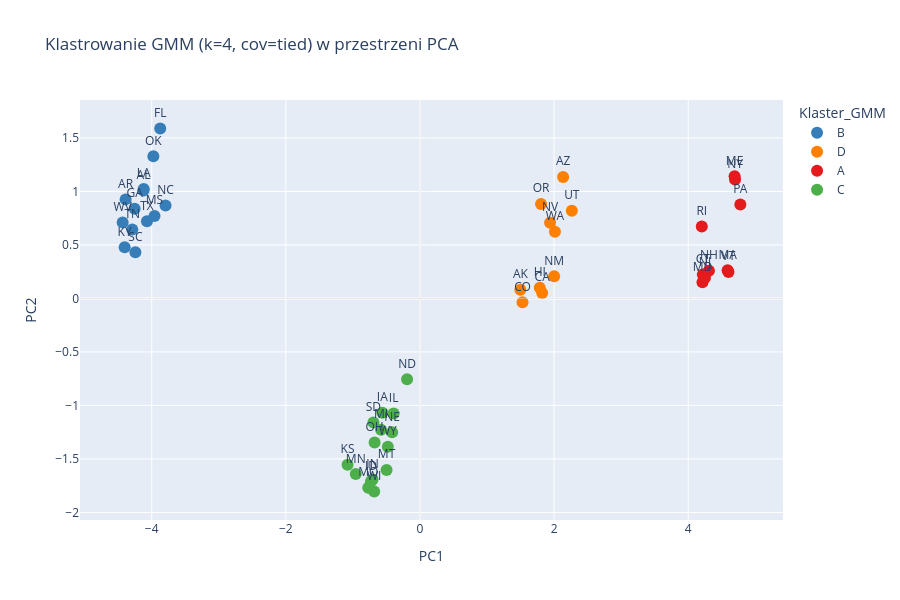

The cell this chart's notebook holds for it:
### Code cell
df_pca['Klaster_GMM'] = df_state['Klaster_GMM'].values
CLUSTER_PALETTE = {ascii_uppercase[i]: BASE_CLUSTER_COLORS[i] for i in range(len(BASE_CLUSTER_COLORS))}
fig_gmm = px.scatter(
    df_pca,
    x='PC1',
    y='PC2',
    text='LocationAbbr',
    color='Klaster_GMM',
    color_discrete_map=CLUSTER_PALETTE,
    hover_data=['LocationDesc', 'Obesity', 'NoActivity', 'Region'],
    title=f"Klastrowanie GMM (k={int(best_gmm_params['n_components'])}, cov={best_gmm_params['covariance']}) w przestrzeni PCA",
    height=600,
)
fig_gmm.update_traces(
    textposition='top center', selector=dict(mode='markers+text'), marker=dict(size=12)
)
fig_gmm.add_hline(y=0, line_width=0.5, line_color='lightgray')
fig_gmm.add_vline(x=0, line_width=0.5, line_color='lightgray')
fig_gmm.update_layout(legend_title_text='Klaster_GMM')
fig_gmm.show(config=config)

### Figure 1 — Plotly figure (JSON) as saved in the notebook; plotly's stock layout.template omitted (floating-point values rounded to 4 significant figures)
{"data": [{"customdata": [["Alabama", 31.32, 26.59, "South"], ["Arkansas", 31.93, 27.7, "South"], ["Florida", 31.54, 27.35, "South"], ["Georgia", 31.88, 27.81, "South"], ["Kentucky", 30.8, 27.77, "South"], ["Louisiana", 31.38, 28.02, "South"], ["Mississippi", 30.92, 27.38, "South"], ["North Carolina", 30.73, 27.98, "South"], ["Oklahoma", 30.68, 27.56, "South"], ["South Carolina", 30.89, 28.3, "South"], ["Tennessee", 30.59, 28.51, "South"], ["Texas", 30.81, 27.48, "South"], ["West Virginia", 31.38, 28.63, "South"]], "hovertemplate": "Klaster_GMM=B<br>PC1=%{x}<br>PC2=%{y}<br>LocationAbbr=%{text}<br>LocationDesc=%{customdata[0]}<br>Obesity=%{customdata[1]}<br>NoActivity=%{customdata[2]}<br>Region=%{customdata[3]}<extra></extra>", "legendgroup": "B", "marker": {"color": "#377EB8", "size": 12, "symbol": "circle"}, "mode": "markers+text", "name": "B", "orientation": "v", "showlegend": true, "text": ["AL", "AR", "FL", "GA", "KY", "LA", "MS", "NC", "OK", "SC", "TN", "TX", "WV"], "textposition": "top center", "type": "scatter", "x": [-4.123, -4.389, -3.873, -4.255, -4.403, -4.119, -3.958, -3.794, -3.975, -4.243, -4.29, -4.071, -4.433], "xaxis": "x", "y": [1.009, 0.9255, 1.588, 0.8375, 0.4787, 1.023, 0.771, 0.869, 1.33, 0.4321, 0.6431, 0.7203, 0.7106], "yaxis": "y"}, {"customdata": [["Alaska", 20.02, 17.56, "West"], ["Arizona", 19.77, 16.51, "West"], ["California", 20.78, 16.37, "West"], ["Colorado", 21.17, 16.19, "West"], ["Hawaii", 21.31, 15.77, "West"], ["Nevada", 21.09, 16.75, "West"], ["New Mexico", 20.71, 16.11, "West"], ["Oregon", 21.46, 18.61, "West"], ["Utah", 20.46, 16.76, "West"], ["Washington", 20.47, 17.92, "West"]], "hovertemplate": "Klaster_GMM=D<br>PC1=%{x}<br>PC2=%{y}<br>LocationAbbr=%{text}<br>LocationDesc=%{customdata[0]}<br>Obesity=%{customdata[1]}<br>NoActivity=%{customdata[2]}<br>Region=%{customdata[3]}<extra></extra>", "legendgroup": "D", "marker": {"color": "#FF7F00", "size": 12, "symbol": "circle"}, "mode": "markers+text", "name": "D", "orientation": "v", "showlegend": true, "text": ["AK", "AZ", "CA", "CO", "HI", "NV", "NM", "OR", "UT", "WA"], "textposition": "top center", "type": "scatter", "x": [1.497, 2.135, 1.822, 1.529, 1.786, 1.94, 2.001, 1.805, 2.265, 2.013], "xaxis": "x", "y": [0.08145, 1.135, 0.05123, -0.03537, 0.09996, 0.707, 0.2063, 0.8825, 0.8186, 0.6223], "yaxis": "y"}, {"customdata": [["Connecticut", 18.83, 15.47, "Northeast"], ["Maine", 19.79, 15.01, "Northeast"], ["Maryland", 19.78, 14.89, "South"], ["Massachusetts", 18.03, 12.81, "Northeast"], ["New Hampshire", 18.85, 14.57, "Northeast"], ["New Jersey", 18.69, 14.85, "Northeast"], ["New York", 19.22, 15.43, "Northeast"], ["Pennsylvania", 20.27, 13.4, "Northeast"], ["Rhode Island", 18.63, 16.31, "Northeast"], ["Vermont", 19.25, 12.94, "Northeast"]], "hovertemplate": "Klaster_GMM=A<br>PC1=%{x}<br>PC2=%{y}<br>LocationAbbr=%{text}<br>LocationDesc=%{customdata[0]}<br>Obesity=%{customdata[1]}<br>NoActivity=%{customdata[2]}<br>Region=%{customdata[3]}<extra></extra>", "legendgroup": "A", "marker": {"color": "#E41A1C", "size": 12, "symbol": "circle"}, "mode": "markers+text", "name": "A", "orientation": "v", "showlegend": true, "text": ["CT", "ME", "MD", "MA", "NH", "NJ", "NY", "PA", "RI", "VT"], "textposition": "top center", "type": "scatter", "x": [4.218, 4.692, 4.213, 4.588, 4.309, 4.25, 4.699, 4.777, 4.202, 4.6], "xaxis": "x", "y": [0.2228, 1.142, 0.1502, 0.2622, 0.2587, 0.1939, 1.111, 0.8786, 0.6729, 0.2471], "yaxis": "y"}, {"customdata": [["Idaho", 26.23, 21.15, "West"], ["Illinois", 26.81, 21.94, "Midwest"], ["Indiana", 26.35, 20.22, "Midwest"], ["Iowa", 26.14, 21.31, "Midwest"], ["Kansas", 26.58, 21.97, "Midwest"], ["Michigan", 26.54, 21.88, "Midwest"], ["Minnesota", 26.28, 22.74, "Midwest"], ["Missouri", 26.48, 20.85, "Midwest"], ["Montana", 25.26, 21.67, "West"], ["Nebraska", 26.13, 20.61, "Midwest"], ["North Dakota", 25.88, 21.68, "Midwest"], ["Ohio", 25.94, 21.72, "Midwest"], ["South Dakota", 26.54, 21.25, "Midwest"], ["Wisconsin", 26.4, 21.39, "Midwest"], ["Wyoming", 25.61, 21.52, "West"]], "hovertemplate": "Klaster_GMM=C<br>PC1=%{x}<br>PC2=%{y}<br>LocationAbbr=%{text}<br>LocationDesc=%{customdata[0]}<br>Obesity=%{customdata[1]}<br>NoActivity=%{customdata[2]}<br>Region=%{customdata[3]}<extra></extra>", "legendgroup": "C", "marker": {"color": "#4DAF4A", "size": 12, "symbol": "circle"}, "mode": "markers+text", "name": "C", "orientation": "v", "showlegend": true, "text": ["ID", "IL", "IN", "IA", "KS", "MI", "MN", "MO", "MT", "NE", "ND", "OH", "SD", "WI", "WY"], "textposition": "top center", "type": "scatter", "x": [-0.7303, -0.3925, -0.7066, -0.5609, -1.08, -0.58, -0.9575, -0.7707, -0.4975, -0.4145, -0.1922, -0.6765, -0.6943, -0.6825, -0.4791], "xaxis": "x", "y": [-1.71, -1.076, -1.692, -1.068, -1.554, -1.228, -1.642, -1.769, -1.603, -1.251, -0.7552, -1.346, -1.161, -1.805, -1.386], "yaxis": "y"}], "layout": {"height": 600, "legend": {"title": {"text": "Klaster_GMM"}, "tracegroupgap": 0}, "shapes": [{"line": {"color": "lightgray", "width": 0.5}, "type": "line", "x0": 0, "x1": 1, "xref": "x domain", "y0": 0, "y1": 0, "yref": "y"}, {"line": {"color": "lightgray", "width": 0.5}, "type": "line", "x0": 0, "x1": 0, "xref": "x", "y0": 0, "y1": 1, "yref": "y domain"}], "title": {"text": "Klastrowanie GMM (k=4, cov=tied) w przestrzeni PCA"}, "xaxis": {"anchor": "y", "domain": [0, 1], "title": {"text": "PC1"}}, "yaxis": {"anchor": "x", "domain": [0, 1], "title": {"text": "PC2"}}}}
